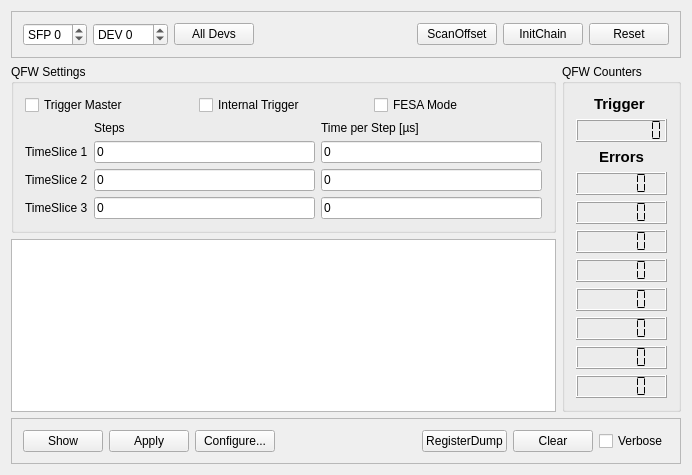
<?xml version="1.0" encoding="UTF-8"?>
<ui version="4.0">
 <class>PolandGui</class>
 <widget class="QWidget" name="PolandGui">
  <property name="geometry">
   <rect>
    <x>0</x>
    <y>0</y>
    <width>692</width>
    <height>461</height>
   </rect>
  </property>
  <property name="windowTitle">
   <string>POLAND GUI</string>
  </property>
  <layout class="QGridLayout" name="gridLayout_4">
   <item row="0" column="0" colspan="2">
    <widget class="QFrame" name="frame">
     <property name="sizePolicy">
      <sizepolicy hsizetype="Preferred" vsizetype="Fixed">
       <horstretch>0</horstretch>
       <verstretch>0</verstretch>
      </sizepolicy>
     </property>
     <property name="frameShape">
      <enum>QFrame::StyledPanel</enum>
     </property>
     <property name="frameShadow">
      <enum>QFrame::Raised</enum>
     </property>
     <layout class="QHBoxLayout" name="horizontalLayout">
      <item>
       <widget class="QSpinBox" name="SFPspinBox">
        <property name="toolTip">
         <string>&lt;html&gt;&lt;head/&gt;&lt;body&gt;&lt;p&gt;Number of sfp chain. -1 for broadcast to all chains&lt;/p&gt;&lt;/body&gt;&lt;/html&gt;</string>
        </property>
        <property name="suffix">
         <string/>
        </property>
        <property name="prefix">
         <string>SFP </string>
        </property>
        <property name="minimum">
         <number>-1</number>
        </property>
        <property name="maximum">
         <number>3</number>
        </property>
        <property name="value">
         <number>0</number>
        </property>
       </widget>
      </item>
      <item>
       <widget class="QSpinBox" name="SlavespinBox">
        <property name="toolTip">
         <string>&lt;html&gt;&lt;head/&gt;&lt;body&gt;&lt;p&gt;Number of device at sfp chain. -1 for broadcast setting.&lt;/p&gt;&lt;/body&gt;&lt;/html&gt;</string>
        </property>
        <property name="suffix">
         <string/>
        </property>
        <property name="prefix">
         <string>DEV </string>
        </property>
        <property name="minimum">
         <number>-1</number>
        </property>
        <property name="maximum">
         <number>254</number>
        </property>
        <property name="value">
         <number>0</number>
        </property>
       </widget>
      </item>
      <item>
       <widget class="QPushButton" name="BroadcastButton">
        <property name="toolTip">
         <string>Set to broadcast mode</string>
        </property>
        <property name="text">
         <string>All Devs</string>
        </property>
        <property name="checkable">
         <bool>false</bool>
        </property>
        <property name="checked">
         <bool>false</bool>
        </property>
        <property name="autoDefault">
         <bool>false</bool>
        </property>
        <property name="flat">
         <bool>false</bool>
        </property>
       </widget>
      </item>
      <item>
       <spacer name="horizontalSpacer_2">
        <property name="orientation">
         <enum>Qt::Horizontal</enum>
        </property>
        <property name="sizeHint" stdset="0">
         <size>
          <width>378</width>
          <height>20</height>
         </size>
        </property>
       </spacer>
      </item>
      <item>
       <widget class="QPushButton" name="OffsetButton">
        <property name="toolTip">
         <string>&lt;html&gt;&lt;head/&gt;&lt;body&gt;&lt;p&gt;Trigger  offset measurement at SFP with number of DEV set in spinbox&lt;/p&gt;&lt;/body&gt;&lt;/html&gt;</string>
        </property>
        <property name="text">
         <string>ScanOffset</string>
        </property>
       </widget>
      </item>
      <item>
       <widget class="QPushButton" name="InitChainButton">
        <property name="toolTip">
         <string>Initialize chain at SFP with number of DEV set in spinbox</string>
        </property>
        <property name="text">
         <string>InitChain</string>
        </property>
       </widget>
      </item>
      <item>
       <widget class="QPushButton" name="ResetBoardButton">
        <property name="toolTip">
         <string>Reset sfp engine on pex board</string>
        </property>
        <property name="text">
         <string>Reset</string>
        </property>
       </widget>
      </item>
     </layout>
     <zorder>SFPspinBox</zorder>
     <zorder>SlavespinBox</zorder>
     <zorder>horizontalSpacer_2</zorder>
     <zorder>InitChainButton</zorder>
     <zorder>ResetBoardButton</zorder>
     <zorder>BroadcastButton</zorder>
     <zorder>OffsetButton</zorder>
    </widget>
   </item>
   <item row="1" column="0">
    <widget class="QGroupBox" name="QFWgroupBox">
     <property name="sizePolicy">
      <sizepolicy hsizetype="Preferred" vsizetype="Fixed">
       <horstretch>0</horstretch>
       <verstretch>0</verstretch>
      </sizepolicy>
     </property>
     <property name="title">
      <string>QFW Settings</string>
     </property>
     <layout class="QGridLayout" name="gridLayout_3">
      <item row="0" column="0">
       <layout class="QHBoxLayout" name="horizontalLayout_2">
        <property name="sizeConstraint">
         <enum>QLayout::SetDefaultConstraint</enum>
        </property>
        <item>
         <widget class="QCheckBox" name="MasterTriggerBox">
          <property name="text">
           <string>Trigger Master</string>
          </property>
         </widget>
        </item>
        <item>
         <widget class="QCheckBox" name="InternalTriggerBox">
          <property name="text">
           <string>Internal Trigger</string>
          </property>
         </widget>
        </item>
        <item>
         <widget class="QCheckBox" name="FesaModeBox">
          <property name="text">
           <string>FESA Mode</string>
          </property>
         </widget>
        </item>
       </layout>
      </item>
      <item row="1" column="0">
       <layout class="QGridLayout" name="gridLayout">
        <item row="0" column="1">
         <widget class="QLabel" name="TSStepsLabe">
          <property name="text">
           <string>Steps</string>
          </property>
         </widget>
        </item>
        <item row="3" column="1">
         <widget class="QLineEdit" name="TSLoop3lineEdit">
          <property name="toolTip">
           <string>&lt;html&gt;&lt;head/&gt;&lt;body&gt;&lt;p&gt;Number of steps in timeslice loop 3&lt;/p&gt;&lt;/body&gt;&lt;/html&gt;</string>
          </property>
          <property name="text">
           <string>0</string>
          </property>
         </widget>
        </item>
        <item row="1" column="0">
         <widget class="QLabel" name="TS1Label">
          <property name="text">
           <string>TimeSlice 1</string>
          </property>
         </widget>
        </item>
        <item row="1" column="1">
         <widget class="QLineEdit" name="TSLoop1lineEdit">
          <property name="toolTip">
           <string>&lt;html&gt;&lt;head/&gt;&lt;body&gt;&lt;p&gt;Number of steps in timeslice in loop &lt;/p&gt;&lt;/body&gt;&lt;/html&gt;</string>
          </property>
          <property name="text">
           <string>0</string>
          </property>
          <property name="placeholderText">
           <string/>
          </property>
         </widget>
        </item>
        <item row="3" column="2">
         <widget class="QLineEdit" name="TS3TimelineEdit">
          <property name="font">
           <font>
            <weight>50</weight>
            <bold>false</bold>
           </font>
          </property>
          <property name="toolTip">
           <string>&lt;html&gt;&lt;head/&gt;&lt;body&gt;&lt;p&gt;Set time of single Timeslice in loop, units microseconds&lt;/p&gt;&lt;/body&gt;&lt;/html&gt;</string>
          </property>
          <property name="text">
           <string>0</string>
          </property>
          <property name="placeholderText">
           <string/>
          </property>
         </widget>
        </item>
        <item row="1" column="2">
         <widget class="QLineEdit" name="TS1TimelineEdit">
          <property name="toolTip">
           <string>&lt;html&gt;&lt;head/&gt;&lt;body&gt;&lt;p&gt;Set time of single Timeslice in loop, units microseconds&lt;/p&gt;&lt;p&gt;&lt;br/&gt;&lt;/p&gt;&lt;/body&gt;&lt;/html&gt;</string>
          </property>
          <property name="text">
           <string>0</string>
          </property>
          <property name="placeholderText">
           <string/>
          </property>
         </widget>
        </item>
        <item row="2" column="0">
         <widget class="QLabel" name="TS2Label">
          <property name="text">
           <string>TimeSlice 2</string>
          </property>
         </widget>
        </item>
        <item row="2" column="1">
         <widget class="QLineEdit" name="TSLoop2lineEdit">
          <property name="toolTip">
           <string>&lt;html&gt;&lt;head/&gt;&lt;body&gt;&lt;p&gt;Number of steps in timeslice loop 2&lt;/p&gt;&lt;/body&gt;&lt;/html&gt;</string>
          </property>
          <property name="text">
           <string>0</string>
          </property>
         </widget>
        </item>
        <item row="2" column="2">
         <widget class="QLineEdit" name="TS2TimelineEdit">
          <property name="toolTip">
           <string>&lt;html&gt;&lt;head/&gt;&lt;body&gt;&lt;p&gt;Set time of single Timeslice in loop, units microseconds&lt;/p&gt;&lt;/body&gt;&lt;/html&gt;</string>
          </property>
          <property name="text">
           <string>0</string>
          </property>
          <property name="placeholderText">
           <string/>
          </property>
         </widget>
        </item>
        <item row="3" column="0">
         <widget class="QLabel" name="TS3Label">
          <property name="text">
           <string>TimeSlice 3</string>
          </property>
         </widget>
        </item>
        <item row="0" column="2">
         <widget class="QLabel" name="TSTimeLabel">
          <property name="text">
           <string>Time per Step [µs]</string>
          </property>
         </widget>
        </item>
       </layout>
      </item>
     </layout>
    </widget>
   </item>
   <item row="1" column="1" rowspan="2">
    <widget class="QGroupBox" name="CounterBox">
     <property name="title">
      <string>QFW Counters</string>
     </property>
     <layout class="QGridLayout" name="gridLayout_2">
      <item row="0" column="0">
       <layout class="QVBoxLayout" name="verticalLayout_2">
        <item>
         <widget class="QLabel" name="TriggerCounterlabel">
          <property name="font">
           <font>
            <pointsize>11</pointsize>
            <weight>75</weight>
            <bold>true</bold>
           </font>
          </property>
          <property name="layoutDirection">
           <enum>Qt::LeftToRight</enum>
          </property>
          <property name="text">
           <string>Trigger </string>
          </property>
          <property name="alignment">
           <set>Qt::AlignCenter</set>
          </property>
         </widget>
        </item>
        <item>
         <widget class="QLCDNumber" name="EventCounterNumber">
          <property name="numDigits">
           <number>8</number>
          </property>
          <property name="mode">
           <enum>QLCDNumber::Dec</enum>
          </property>
          <property name="segmentStyle">
           <enum>QLCDNumber::Flat</enum>
          </property>
         </widget>
        </item>
       </layout>
      </item>
      <item row="1" column="0">
       <layout class="QVBoxLayout" name="verticalLayout_3">
        <item>
         <widget class="QLabel" name="ErrorCounterlabel">
          <property name="font">
           <font>
            <pointsize>11</pointsize>
            <weight>75</weight>
            <bold>true</bold>
           </font>
          </property>
          <property name="layoutDirection">
           <enum>Qt::LeftToRight</enum>
          </property>
          <property name="text">
           <string>Errors</string>
          </property>
          <property name="alignment">
           <set>Qt::AlignCenter</set>
          </property>
         </widget>
        </item>
        <item>
         <widget class="QLCDNumber" name="ErrorCounter1">
          <property name="font">
           <font>
            <pointsize>9</pointsize>
           </font>
          </property>
          <property name="mode">
           <enum>QLCDNumber::Dec</enum>
          </property>
          <property name="segmentStyle">
           <enum>QLCDNumber::Flat</enum>
          </property>
         </widget>
        </item>
        <item>
         <widget class="QLCDNumber" name="ErrorCounter2">
          <property name="font">
           <font>
            <pointsize>9</pointsize>
           </font>
          </property>
          <property name="mode">
           <enum>QLCDNumber::Dec</enum>
          </property>
          <property name="segmentStyle">
           <enum>QLCDNumber::Flat</enum>
          </property>
         </widget>
        </item>
        <item>
         <widget class="QLCDNumber" name="ErrorCounter3">
          <property name="font">
           <font>
            <pointsize>9</pointsize>
           </font>
          </property>
          <property name="mode">
           <enum>QLCDNumber::Dec</enum>
          </property>
          <property name="segmentStyle">
           <enum>QLCDNumber::Flat</enum>
          </property>
         </widget>
        </item>
        <item>
         <widget class="QLCDNumber" name="ErrorCounter4">
          <property name="font">
           <font>
            <pointsize>9</pointsize>
           </font>
          </property>
          <property name="mode">
           <enum>QLCDNumber::Dec</enum>
          </property>
          <property name="segmentStyle">
           <enum>QLCDNumber::Flat</enum>
          </property>
         </widget>
        </item>
        <item>
         <widget class="QLCDNumber" name="ErrorCounter5">
          <property name="font">
           <font>
            <pointsize>9</pointsize>
           </font>
          </property>
          <property name="mode">
           <enum>QLCDNumber::Dec</enum>
          </property>
          <property name="segmentStyle">
           <enum>QLCDNumber::Flat</enum>
          </property>
         </widget>
        </item>
        <item>
         <widget class="QLCDNumber" name="ErrorCounter6">
          <property name="font">
           <font>
            <pointsize>9</pointsize>
           </font>
          </property>
          <property name="mode">
           <enum>QLCDNumber::Dec</enum>
          </property>
          <property name="segmentStyle">
           <enum>QLCDNumber::Flat</enum>
          </property>
         </widget>
        </item>
        <item>
         <widget class="QLCDNumber" name="ErrorCounter7">
          <property name="font">
           <font>
            <pointsize>9</pointsize>
           </font>
          </property>
          <property name="mode">
           <enum>QLCDNumber::Dec</enum>
          </property>
          <property name="segmentStyle">
           <enum>QLCDNumber::Flat</enum>
          </property>
         </widget>
        </item>
        <item>
         <widget class="QLCDNumber" name="ErrorCounter8">
          <property name="font">
           <font>
            <pointsize>9</pointsize>
           </font>
          </property>
          <property name="mode">
           <enum>QLCDNumber::Dec</enum>
          </property>
          <property name="segmentStyle">
           <enum>QLCDNumber::Flat</enum>
          </property>
         </widget>
        </item>
       </layout>
      </item>
     </layout>
    </widget>
   </item>
   <item row="2" column="0">
    <widget class="QPlainTextEdit" name="TextOutput">
     <property name="readOnly">
      <bool>true</bool>
     </property>
    </widget>
   </item>
   <item row="3" column="0" colspan="2">
    <widget class="QFrame" name="frame_2">
     <property name="sizePolicy">
      <sizepolicy hsizetype="Preferred" vsizetype="Fixed">
       <horstretch>0</horstretch>
       <verstretch>0</verstretch>
      </sizepolicy>
     </property>
     <property name="frameShape">
      <enum>QFrame::StyledPanel</enum>
     </property>
     <property name="frameShadow">
      <enum>QFrame::Raised</enum>
     </property>
     <layout class="QHBoxLayout" name="horizontalLayout_3">
      <item>
       <widget class="QPushButton" name="RefreshButton">
        <property name="toolTip">
         <string>&lt;html&gt;&lt;head/&gt;&lt;body&gt;&lt;p&gt;Show values for current SFP and DEV.&lt;/p&gt;&lt;/body&gt;&lt;/html&gt;</string>
        </property>
        <property name="text">
         <string>Show</string>
        </property>
       </widget>
      </item>
      <item>
       <widget class="QPushButton" name="ApplyButton">
        <property name="toolTip">
         <string>&lt;html&gt;&lt;head/&gt;&lt;body&gt;&lt;p&gt;Apply settings to selected SFP and DEV&lt;/p&gt;&lt;/body&gt;&lt;/html&gt;</string>
        </property>
        <property name="text">
         <string>Apply</string>
        </property>
       </widget>
      </item>
      <item>
       <widget class="QPushButton" name="ConfigButton">
        <property name="toolTip">
         <string>&lt;html&gt;&lt;head/&gt;&lt;body&gt;&lt;p&gt;Set up registers from configuration file (*.gos)&lt;/p&gt;&lt;/body&gt;&lt;/html&gt;</string>
        </property>
        <property name="text">
         <string>Configure...</string>
        </property>
       </widget>
      </item>
      <item>
       <spacer name="horizontalSpacer">
        <property name="orientation">
         <enum>Qt::Horizontal</enum>
        </property>
        <property name="sizeHint" stdset="0">
         <size>
          <width>40</width>
          <height>20</height>
         </size>
        </property>
       </spacer>
      </item>
      <item>
       <widget class="QPushButton" name="DumpButton">
        <property name="toolTip">
         <string>&lt;html&gt;&lt;head/&gt;&lt;body&gt;&lt;p&gt;Dump main register contents of selected device&lt;/p&gt;&lt;/body&gt;&lt;/html&gt;</string>
        </property>
        <property name="text">
         <string>RegisterDump</string>
        </property>
       </widget>
      </item>
      <item>
       <widget class="QPushButton" name="ClearOutputButton">
        <property name="toolTip">
         <string>&lt;html&gt;&lt;head/&gt;&lt;body&gt;&lt;p&gt;Clear output text window&lt;/p&gt;&lt;/body&gt;&lt;/html&gt;</string>
        </property>
        <property name="text">
         <string>Clear</string>
        </property>
       </widget>
      </item>
      <item>
       <widget class="QCheckBox" name="DebugBox">
        <property name="toolTip">
         <string>&lt;html&gt;&lt;head/&gt;&lt;body&gt;&lt;p&gt;Check for verbose debug mode of gosipcmd&lt;/p&gt;&lt;/body&gt;&lt;/html&gt;</string>
        </property>
        <property name="text">
         <string>Verbose</string>
        </property>
       </widget>
      </item>
     </layout>
    </widget>
   </item>
  </layout>
 </widget>
 <layoutdefault spacing="6" margin="11"/>
 <tabstops>
  <tabstop>SFPspinBox</tabstop>
  <tabstop>SlavespinBox</tabstop>
  <tabstop>BroadcastButton</tabstop>
  <tabstop>OffsetButton</tabstop>
  <tabstop>InitChainButton</tabstop>
  <tabstop>ResetBoardButton</tabstop>
  <tabstop>MasterTriggerBox</tabstop>
  <tabstop>InternalTriggerBox</tabstop>
  <tabstop>FesaModeBox</tabstop>
  <tabstop>TSLoop1lineEdit</tabstop>
  <tabstop>TS1TimelineEdit</tabstop>
  <tabstop>TSLoop2lineEdit</tabstop>
  <tabstop>TS2TimelineEdit</tabstop>
  <tabstop>TSLoop3lineEdit</tabstop>
  <tabstop>TS3TimelineEdit</tabstop>
  <tabstop>TextOutput</tabstop>
  <tabstop>RefreshButton</tabstop>
  <tabstop>ApplyButton</tabstop>
  <tabstop>ConfigButton</tabstop>
  <tabstop>DumpButton</tabstop>
  <tabstop>ClearOutputButton</tabstop>
  <tabstop>DebugBox</tabstop>
 </tabstops>
 <resources/>
 <connections/>
</ui>
